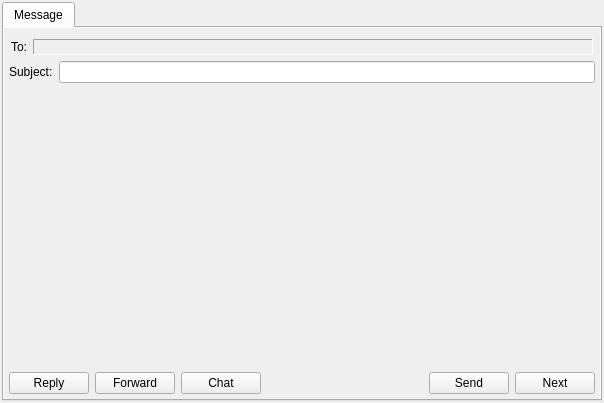
<?xml version="1.0" encoding="UTF-8"?>
<ui version="4.0">
 <class>MessageWindowClass</class>
 <widget class="QMainWindow" name="MessageWindowClass">
  <property name="geometry">
   <rect>
    <x>0</x>
    <y>0</y>
    <width>604</width>
    <height>403</height>
   </rect>
  </property>
  <property name="iconSize">
   <size>
    <width>16</width>
    <height>16</height>
   </size>
  </property>
  <property name="dockNestingEnabled">
   <bool>true</bool>
  </property>
  <widget class="QWidget" name="centralWidget">
   <property name="autoFillBackground">
    <bool>true</bool>
   </property>
   <layout class="QVBoxLayout">
    <property name="margin">
     <number>2</number>
    </property>
    <item>
     <widget class="QTabWidget" name="wdtTabs">
      <property name="currentIndex">
       <number>0</number>
      </property>
      <widget class="QWidget" name="tabMessage">
       <property name="autoFillBackground">
        <bool>true</bool>
       </property>
       <attribute name="title">
        <string>Message</string>
       </attribute>
       <layout class="QVBoxLayout" name="verticalLayout">
        <property name="margin">
         <number>5</number>
        </property>
        <item>
         <widget class="QWidget" name="wdtInfo" native="true"/>
        </item>
        <item>
         <widget class="QWidget" name="wdtReceivers" native="true">
          <property name="sizePolicy">
           <sizepolicy hsizetype="Ignored" vsizetype="Preferred">
            <horstretch>0</horstretch>
            <verstretch>0</verstretch>
           </sizepolicy>
          </property>
          <layout class="QHBoxLayout">
           <property name="leftMargin">
            <number>2</number>
           </property>
           <property name="topMargin">
            <number>0</number>
           </property>
           <property name="rightMargin">
            <number>2</number>
           </property>
           <property name="bottomMargin">
            <number>0</number>
           </property>
           <item>
            <widget class="QLabel" name="lblReceiversLabel">
             <property name="text">
              <string>To:</string>
             </property>
             <property name="textFormat">
              <enum>Qt::PlainText</enum>
             </property>
            </widget>
           </item>
           <item>
            <widget class="QLabel" name="lblReceivers">
             <property name="sizePolicy">
              <sizepolicy hsizetype="Expanding" vsizetype="Preferred">
               <horstretch>0</horstretch>
               <verstretch>0</verstretch>
              </sizepolicy>
             </property>
             <property name="frameShape">
              <enum>QFrame::Panel</enum>
             </property>
             <property name="frameShadow">
              <enum>QFrame::Sunken</enum>
             </property>
             <property name="text">
              <string/>
             </property>
             <property name="textFormat">
              <enum>Qt::PlainText</enum>
             </property>
             <property name="wordWrap">
              <bool>true</bool>
             </property>
             <property name="margin">
              <number>2</number>
             </property>
            </widget>
           </item>
          </layout>
         </widget>
        </item>
        <item>
         <widget class="QWidget" name="wdtSubject" native="true">
          <layout class="QHBoxLayout" name="horizontalLayout">
           <property name="margin">
            <number>0</number>
           </property>
           <item>
            <widget class="QLabel" name="lblSubject">
             <property name="text">
              <string>Subject:</string>
             </property>
             <property name="textFormat">
              <enum>Qt::PlainText</enum>
             </property>
             <property name="buddy">
              <cstring>lneSubject</cstring>
             </property>
            </widget>
           </item>
           <item>
            <widget class="QLineEdit" name="lneSubject"/>
           </item>
          </layout>
          <zorder>lneSubject</zorder>
          <zorder>lblSubject</zorder>
         </widget>
        </item>
        <item>
         <widget class="QWidget" name="wdtToolBar" native="true"/>
        </item>
        <item>
         <widget class="QWidget" name="wdtMessage" native="true">
          <property name="sizePolicy">
           <sizepolicy hsizetype="Expanding" vsizetype="Expanding">
            <horstretch>0</horstretch>
            <verstretch>0</verstretch>
           </sizepolicy>
          </property>
         </widget>
        </item>
        <item>
         <widget class="QWidget" name="wdtButtons" native="true">
          <layout class="QHBoxLayout">
           <property name="margin">
            <number>0</number>
           </property>
           <item>
            <widget class="QPushButton" name="pbtReply">
             <property name="text">
              <string>Reply</string>
             </property>
            </widget>
           </item>
           <item>
            <widget class="QPushButton" name="pbtForward">
             <property name="text">
              <string>Forward</string>
             </property>
            </widget>
           </item>
           <item>
            <widget class="QPushButton" name="pbtChat">
             <property name="text">
              <string>Chat</string>
             </property>
            </widget>
           </item>
           <item>
            <spacer>
             <property name="orientation">
              <enum>Qt::Horizontal</enum>
             </property>
             <property name="sizeHint" stdset="0">
              <size>
               <width>40</width>
               <height>20</height>
              </size>
             </property>
            </spacer>
           </item>
           <item>
            <widget class="QPushButton" name="pbtSend">
             <property name="text">
              <string>Send</string>
             </property>
            </widget>
           </item>
           <item>
            <widget class="QPushButton" name="pbtNext">
             <property name="text">
              <string>Next</string>
             </property>
            </widget>
           </item>
          </layout>
         </widget>
        </item>
       </layout>
      </widget>
     </widget>
    </item>
   </layout>
  </widget>
 </widget>
 <layoutdefault spacing="6" margin="11"/>
 <tabstops>
  <tabstop>wdtTabs</tabstop>
  <tabstop>lneSubject</tabstop>
  <tabstop>pbtNext</tabstop>
  <tabstop>pbtSend</tabstop>
  <tabstop>pbtReply</tabstop>
  <tabstop>pbtChat</tabstop>
 </tabstops>
 <resources/>
 <connections/>
</ui>
